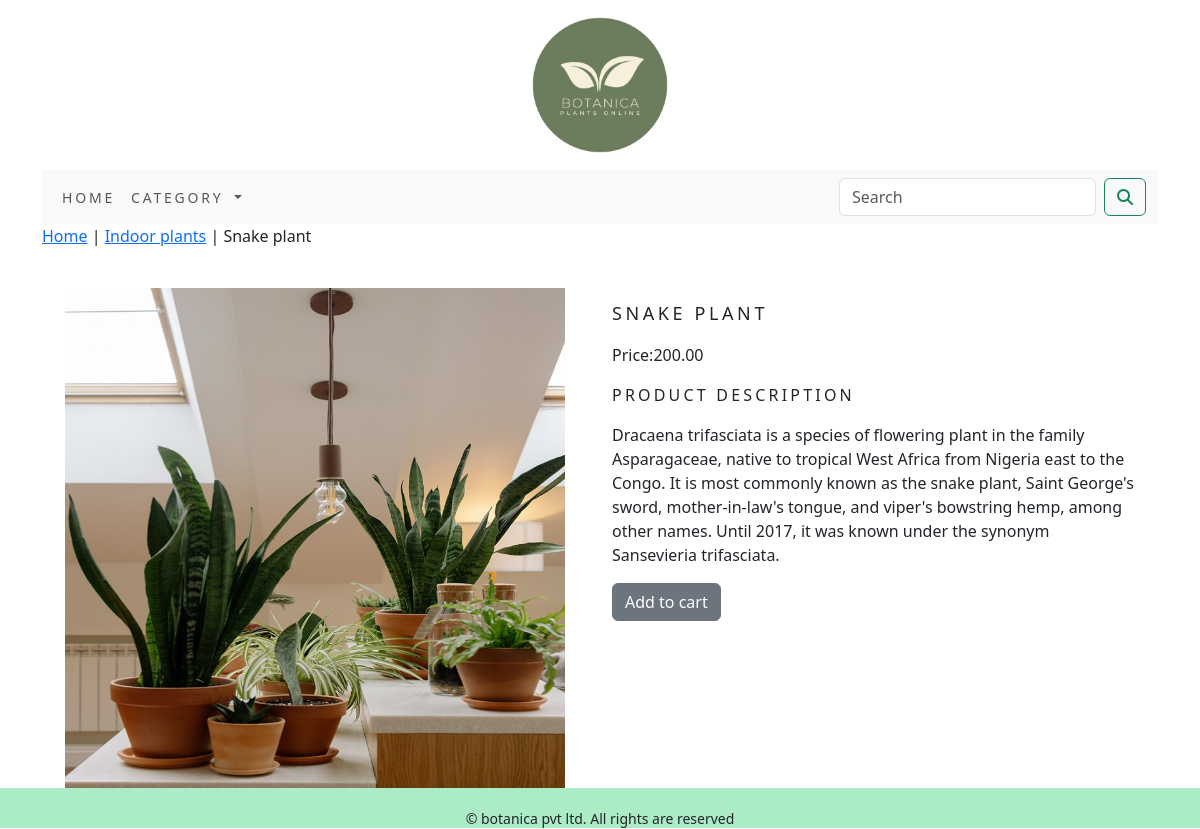
Screenshot of /botanica/indoor-plants/snake-plant/ with the database file from the repository.
### ecom_app/models.py (models this page shows, shortened)
class Product(models.Model):
    name = models.CharField(max_length=250, unique=True)
    slug = models.SlugField(max_length=250, unique=True)
    description = models.TextField(blank=True)
    price = models.DecimalField(max_digits=10, decimal_places=2)
    category = models.ForeignKey(Category, on_delete=models.CASCADE)
    image = models.ImageField(upload_to='product', blank=True)
    stock = models.IntegerField()
    available = models.BooleanField(default=True)
    created = models.DateTimeField(auto_now_add=True)
    updated = models.DateTimeField(auto_now=True)
    class Meta:
        ordering = ('name',)
        verbose_name = 'product'
        verbose_name_plural = 'products'

class Category(models.Model):
    name = models.CharField(max_length=250, unique=True)
    slug = models.SlugField(max_length=250, unique=True)
    description = models.TextField(blank=True)
    image = models.ImageField(upload_to='category', blank=True)
    class Meta:
        ordering = ('name',)
        verbose_name = 'category'
        verbose_name_plural = 'categories'
    def get_url(self):
        return reverse('ecom_app:prods_by_cat', args=[self.slug])
    def __str__(self):
        return '{}'.format(self.name)

### ecom_app/views.py (the view)
# urls.py: path('<slug:c_slug>/<slug:product_slug>/', views.prodetail, name='proCatdetail')
def prodetail(request, c_slug, product_slug):
    try:
        product = Product.objects.get(category__slug=c_slug, slug=product_slug)
    except Exception as e:
        raise e
    return render(request, 'Product.html', {'product': product})

### cart/context_processors.py (called while the page is built)
def counter(request):
    item_count = 0
    if 'admin' in request.path:
        return {}
    else:
        try:
            cart = Cart.objects.filter(cart_id=_cart_id(request))
            cart_items = CartItem.objects.all().filter(cart=cart[:1])
            for cart_item in cart_items:
                item_count += cart_item.quantity
        except Cart.DoesNotExist:
            item_count = 0
    return dict(item_count=item_count)

### cart/views.py (called while the page is built)
def _cart_id(request):
    cart = request.session.session_key
    if not cart:
        cart = request.session.create()
    return cart

### ecom_app/context_processors.py (called while the page is built)
def menu_links(request):
    links = Category.objects.all()
    return dict(links=links)

### templates/Product.html (shortened to what this page needs)
{% extends 'Base.html' %}
{% load static %}
{% block content %}
<div class="row">
    <div class="mx-auto">
        <p> <a href="{% url 'ecom_app:allprodcat' %}">Home</a> | <a href="{{product.category.get_url}}">{{product.category}}</a> | {{product.name}} </p>
    </div>
<div class="container">
<br>
<div class="row">
    <div class="col-12 col-sm-12 col-md-12 col-lg-6 text-center">
        <div style="min-width:18rem">
            <img src="{{product.image.url}}" alt="{{product.name}}" width="500px">
        </div>
    </div>
        <div class="col-12 col-sm-12 col-md-12 col-lg-6">
            <div>
                <h1 class="my_prod_title">{{product.name}}</h1>
                <p>Price:{{product.price}}</p>
                <p class="my_title">Product Description</p>
                <p class="text-justify my_prod_text">{{product.description}}</p>
                {% if product.stock <= 0 %}
                    <p class="text-justify my_prod_text"><b>Out of stock</b></p>
                {% else %}
                    <a class="btn btn-secondary" href="{% url 'cart:add_cart' product.id %}">Add to cart</a>
                {% endif %}
            </div>
        </div>
</div>
</div>
</div>
{% endblock %}

### static/css/custom.css (style rules this page uses)
body { font-family: 'Roboto Slab', serif; }
.my_title { font-size : 16px; text-transform : uppercase; letter-spacing : .2em; }
.my_prod_title { font-size : 18px; text-transform : uppercase; letter-spacing : .2em; padding-top : 15px; padding-bottom : 10px; }
.my_prod_text { padding-right : 20px; }

### rows the page displays
Product: category "Indoor plants", name "Snake plant", image (picture), name "SNAKE PLANT", price "200.00", description "Dracaena trifasciata is a species of flowering plant in the family Asparagaceae, native to tropical West Africa from Nigeria east to the Congo. It is most commonly known as the snake plant, Saint George's sword, mother-in-law's tongue, and viper's bowstring hemp, among other names. Until 2017, it was known under the synonym Sansevieria trifasciata."
